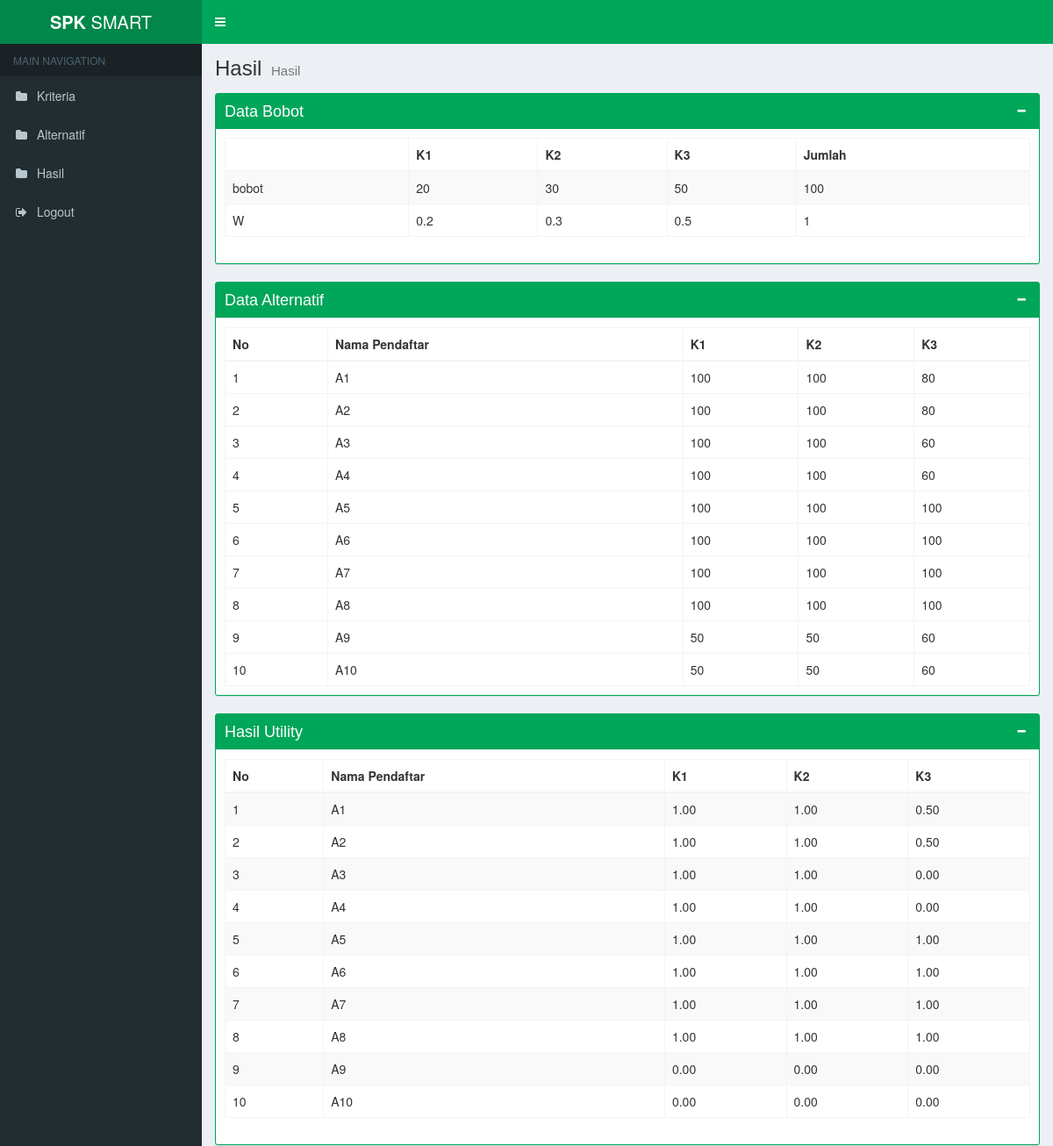
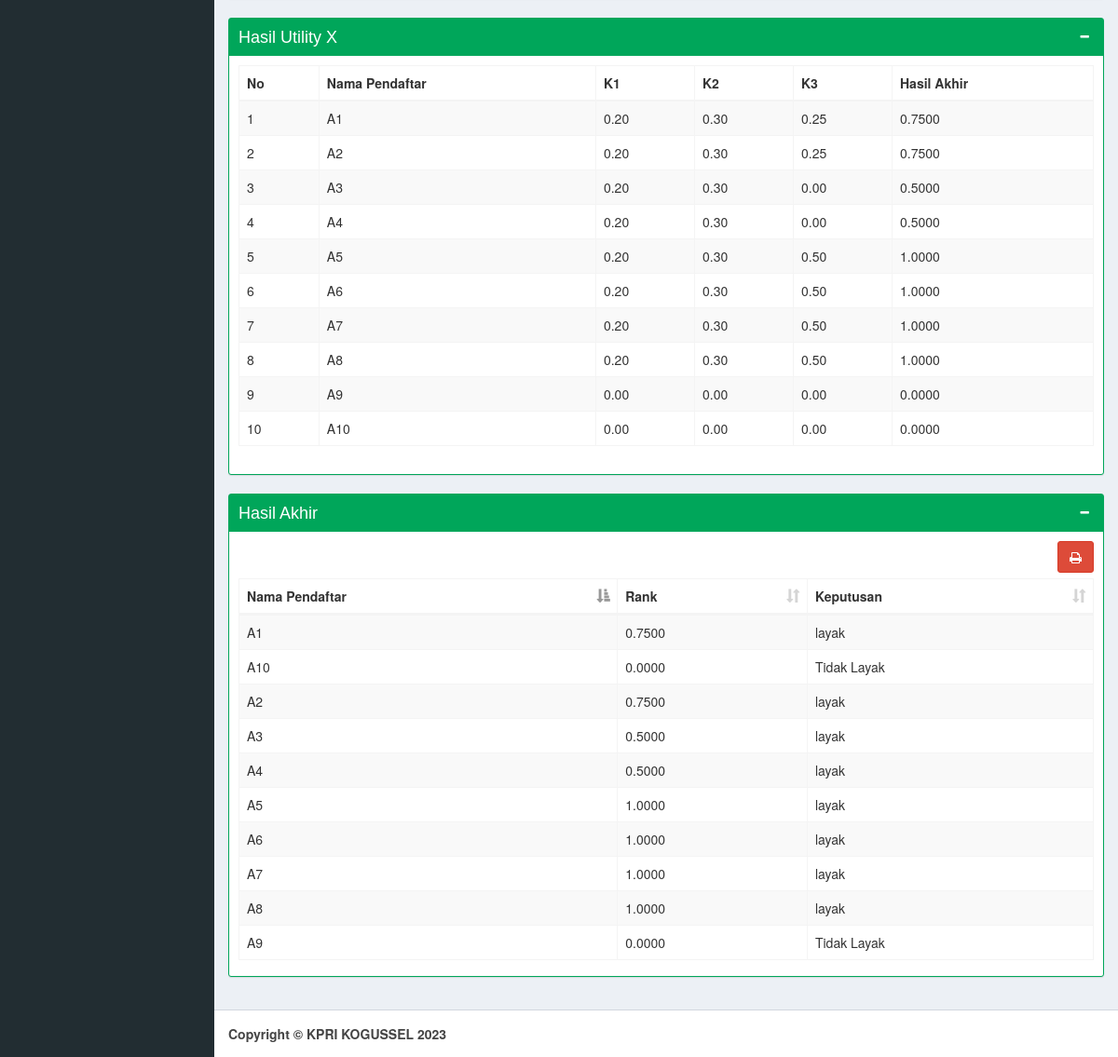
Screenshot of /hasil/hasil.php (signed in) with the database file from the repository (2 pictures, top to bottom).
### tables this page shows
CREATE TABLE `tb_alternatif` (
  `id_alternatif` int(11) NOT NULL,
  `nama` varchar(40) NOT NULL,
  `k1` varchar(10) NOT NULL,
  `k2` varchar(10) NOT NULL,
  `k3` varchar(10) NOT NULL
);

CREATE TABLE `tb_kriteria` (
  `id_kriteria` int(11) NOT NULL,
  `nama_kriteria` varchar(40) NOT NULL,
  `nilai_kriteria` varchar(10) NOT NULL
);

### hasil/hasil.php (the view, shortened to what this page needs)
<?php include_once('../_header.php'); ?>
<div class="content-wrapper">
  <section class="content-header">
    <h1>
      Hasil
      <small>Hasil</small>
    </h1>
  </section>
  <section class="content">
    <div class="row">
      <div class="col-md-12">
        <div class="box box-success box-solid">
          <div class="box-header">
            <h3 class="box-title">Data Bobot</h3>
            <div class="box-tools pull-right">
              <button type="button" class="btn btn-box-tool" data-widget="collapse"><i class="fa fa-minus"></i>
              </button>
            </div>
          </div>
          <div class="box-body">
            <div class="table-responsive m-t-40">
              <table class="table table-bordered table-striped">
                <thead>
                  <tr>
                    <th></th>
                    <th>K1</th>
                    <th>K2</th>
                    <th>K3</th>
                    <th>Jumlah</th>
                  </tr>
                </thead>
                <tbody>
                  <?php
                  $qr = mysqli_query($con, "SELECT * FROM tb_kriteria ") or die(mysqli_error($con));
                  $i = 1;
                  $total = 0;
                  while ($data = mysqli_fetch_array($qr)) {
                    $angka[$i] = $data['nilai_kriteria'];
                    $total = $total + $angka[$i];
                    $i++;
                  }
                  $j = 1;
                  $total_w = 0;
                  $qr2 = mysqli_query($con, "SELECT * FROM tb_kriteria ") or die(mysqli_error($con));
                  while ($dt2 = mysqli_fetch_array($qr2)) {
                    $w[$j] = 0;
                    $w[$j] = $angka[$j] / $total;
                    $total_w = $total_w + $w[$j];
                    $j++;
                  }
                  ?>
                  <tr>
                    <td>bobot</td>
                    <td><?php echo $angka[1]; ?></td>
                    <td><?php echo $angka[2]; ?></td>
                    <td><?php echo $angka[3]; ?></td>
                    <td><?php echo $total; ?></td>
                  </tr>
                  <tr>
                    <td>W</td>
                    <td><?php echo $w[1]; ?></td>
                    <td><?php echo $w[2]; ?></td>
                    <td><?php echo $w[3]; ?></td>
                    <td><?php echo $total_w; ?></td>
                  </tr>
                </tbody>
              </table>
            </div>
          </div>
        </div>
      </div>
      <div class="col-md-12">
        <div class="box box-success box-solid">
          <div class="box-header with-border">
            <h3 class="box-title">Data Alternatif</h3>
            <div class="box-tools pull-right">
              <button type="button" class="btn btn-box-tool" data-widget="collapse"><i class="fa fa-minus"></i>
              </button>
            </div>
          </div>
          <div class="box-body">
            <table class="table table-bordered">
              <thead>
                <tr>
                  <th>No</th>
                  <th>Nama Pendaftar</th>
                  <th>K1</th>
                  <th>K2</th>
                  <th>K3</th>
                </tr>
              </thead>
              <tbody>
                <?php
                $no = 1;
                $sql_a = mysqli_query($con, "SELECT * FROM tb_alternatif") or die(mysqli_error($con));
                if (mysqli_num_rows($sql_a) > 0) {
                  while ($data = mysqli_fetch_array($sql_a)) { ?>
                    <tr>
                      <td><?= $no++ ?></td>
                      <td><?= $data['nama'] ?></td>
                      <td><?= $data['k1'] ?></td>
                      <td><?= $data['k2'] ?></td>
                      <td><?= $data['k3'] ?></td>
                    </tr>
                <?php
                  }
                } else {
                  echo "<tr> <td colspan=\"4\" align=\"center\">Data Tidak Ditemukan</td></tr>";
                }
                ?>
              </tbody>
            </table>
          </div>
        </div>
      </div>
      <div class="col-md-12">
        <div class="box box-success box-solid">
          <div class="box-header with-border">
            <h3 class="box-title">Hasil Utility</h3>
            <div class="box-tools pull-right">
              <button type="button" class="btn btn-box-tool" data-widget="collapse"><i class="fa fa-minus"></i>
              </button>
            </div>
          </div>
          <div class="box-body">
            <div class="table-responsive m-t-40">
              <table class="table table-bordered table-striped">
                <thead>
                  <tr>
                    <th>No</th>
                    <th>Nama Pendaftar</th>
                    <th>K1</th>
                    <th>K2</th>
                    <th>K3</th>
                  </tr>
                </thead>
                <tbody>
                  <?php
                  $no = 1;
                  $bb = 1;
                  $sql_a = mysqli_query($con, "SELECT * FROM tb_alternatif") or die(mysqli_error($con));
                  if (mysqli_num_rows($sql_a) > 0) {
                    while ($data = mysqli_fetch_array($sql_a)) {
                  ?>
                      <?php $a[$bb] = (($data['k1'] - 50) / (100 - 50)) ?>
                      <?php $b[$bb] = (($data['k2'] - 50) / (100 - 50)) ?>
                      <?php $c[$bb] = (($data['k3'] - 60) / (100 - 60)) ?>
                      <tr>
                        <td><?= $no++ ?></td>
                        <td><?= $data['nama'] ?></td>
                        <td><?php echo number_format($a[$bb], 2); ?></td>
                        <td><?php echo number_format($b[$bb], 2); ?></td>
                        <td><?php echo number_format($c[$bb], 2); ?></td>
                      </tr>
                  <?php
                      $bb++;
                    }
                  } else {
                    echo "<tr> <td colspan=\"4\" align=\"center\">Data Tidak Ditemukan</td></tr>";
                  }
                  ?>
                </tbody>
              </table>
            </div>
          </div>
        </div>
      </div>
      <div class="col-md-12">
        <div class="box box-success box-solid">
          <div class="box-header">
            <h3 class="box-title">Hasil Utility X</h3>
            <div class="box-tools pull-right">
              <button type="button" class="btn btn-box-tool" data-widget="collapse"><i class="fa fa-minus"></i>
              </button>
            </div>
          </div>
          <div class="box-body">
            <div class="table-responsive m-t-40">
              <table class="table table-bordered table-striped">
                <thead>
                  <tr>
                    <th>No</th>
                    <th>Nama Pendaftar</th>
                    <th>K1</th>
                    <th>K2</th>
                    <th>K3</th>
                    <th>Hasil Akhir</th>
                  </tr>
                </thead>
                <tbody>
                  <?php
                  $no = 1;
                  $qr = mysqli_query($con, "SELECT * FROM tb_alternatif ") or die(mysqli_error($con));
                  while ($data = mysqli_fetch_array($qr)) {
                    $sa = $a[$no] * $w[1];
                    $sb = $b[$no] * $w[2];
                    $sc = $c[$no] * $w[3];
                  ?>
                    <tr>
                      <td><?= $no ?></td>
                      <td><?= $data['nama'] ?></td>
                      <td><?php echo number_format($sa, 2); ?></td>
                      <td><?php echo number_format($sb, 2); ?></td>
                      <td><?php echo number_format($sc, 2); ?></td>
                      <td><?php $re = $sa + $sb + $sc;
                          echo number_format($re, 4); ?></td>
                    </tr>
                  <?php $no++;
                  } ?>
                </tbody>
              </table>
            </div>
          </div>
        </div>
      </div>
      <div class="col-md-12">
        <div class="box box-success box-solid">
          <div class="box-header">
            <h3 class="box-title">Hasil Akhir</h3>
            <div class="box-tools pull-right">
              <button type="button" class="btn btn-box-tool" data-widget="collapse"><i class="fa fa-minus"></i>
              </button>
            </div>
          </div>
          <div class="box-body">
            <div class="table-responsive m-t-40" id="area">
              <table id="example2" class="table table-bordered table-striped">
                <a id="area" onclick="printArea('area')" class="btn btn-danger pull-right"> <i class="fa fa-print"></i></a>
                <thead>
                  <tr>
                    <th>Nama Pendaftar</th>
                    <th>Rank</th>
                    <th>Keputusan</th>
                  </tr>
                </thead>
                <tbody>
                  <?php
                  $no = 1;
                  $qr = mysqli_query($con, "SELECT * FROM tb_alternatif ") or die(mysqli_error($con));
                  while ($data = mysqli_fetch_array($qr)) {
                    $sa = $a[$no] * $w[1];
                    $sb = $b[$no] * $w[2];
                    $sc = $c[$no] * $w[3];
                  ?>
                    <tr>
                      <td><?= $data['nama'] ?></td>
                      <td><?php $re = $sa + $sb + $sc;
                          echo number_format($re, 4); ?></td>
                      <td><?php
                          if ($re >= 0.5) {
                            $i = 'layak';
                          } else {
                            $i = 'Tidak Layak';
                          } ?><?php echo $i; ?></td>
                    </tr>
                  <?php $no++;
                  } ?>
                </tbody>
              </table>
            </div>
          </div>
        </div>
      </div>
    </div>
  </section>
</div>
<?php include_once('../_footer.php'); ?>

### rows the page displays
tb_alternatif: nama "A1", k1 "100", k2 "100", k3 "80", bb "1.00", bb "0.50", sc "0.25"
tb_alternatif: nama "A2", k1 "100", k2 "100", k3 "80", bb "1.00", bb "0.50", sc "0.25"
tb_alternatif: nama "A3", k1 "100", k2 "100", k3 "60", bb "0.00", sc "0.00"
tb_alternatif: nama "A4", k1 "100", k2 "100", k3 "60", bb "0.00", sc "0.00"
tb_alternatif: nama "A5", k1 "100", k2 "100", k3 "100", bb "1.00", sc "0.50"
tb_alternatif: nama "A6", k1 "100", k2 "100", k3 "100", bb "1.00", sc "0.50"
tb_alternatif: nama "A7", k1 "100", k2 "100", k3 "100", bb "1.00", sc "0.50"
tb_alternatif: nama "A8", k1 "100", k2 "100", k3 "100", sc "0.50"
tb_alternatif: nama "A9", k1 "50", k2 "50", k3 "60", bb "0.00", sa "0.00", sb "0.00", sc "0.00", re "0.0000", i "Tidak Layak"
tb_alternatif: nama "A10", k1 "50", k2 "50", k3 "60", bb "0.00", sa "0.00", sb "0.00", sc "0.00", re "0.0000", i "Tidak Layak"
tb_kriteria: id_kriteria "1.00", id_kriteria "0.20", id_kriteria "0.30", id_kriteria "0.7500", id_kriteria "0.5000", id_kriteria "1.0000", id_kriteria "layak"

### other values shown
$angka[1] "20"
$angka[2] "30"
$angka[3] "50"
$total "100"
$w[1] "0.2"
$w[2] "0.3"
$w[3] "0.5"
$total_w "1"
